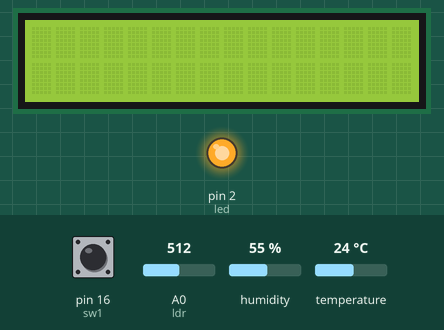
This sketch was run on a simulated Arduino Uno, built with avr-gcc and run on an emulated ATmega328P. On the bench: 16×2 character LCD, output pins drawn as LEDs (lit = HIGH). The inputs (shaded band) are chosen by the test bench; at power-on: pin 16 (sw1) HIGH, A0 (ldr) = 512, humidity 55 %, temperature 24 °C.

Above: at 1.2 s.
1.3 s: pin 16 (sw1) pulled LOW for 0.15 s
At 2.1 s:
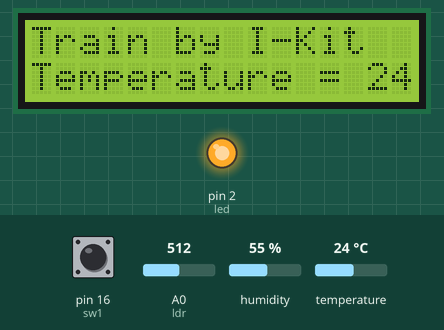
7.4 s: pin 16 (sw1) pulled LOW for 1 s
At 9.9 s:
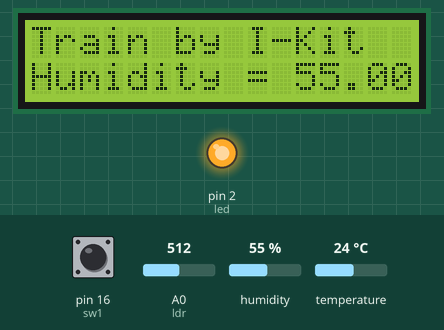
10.3 s: pin 16 (sw1) pulled LOW for 3.2 s
At 11.7 s:
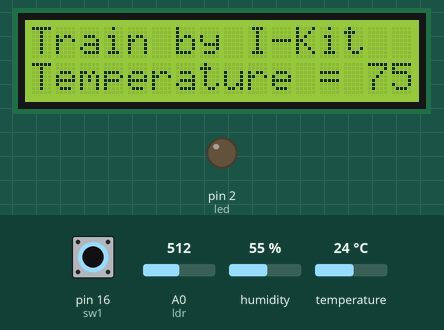
15.2 s: pin 16 (sw1) pulled LOW for 1 s
At 17.4 s:
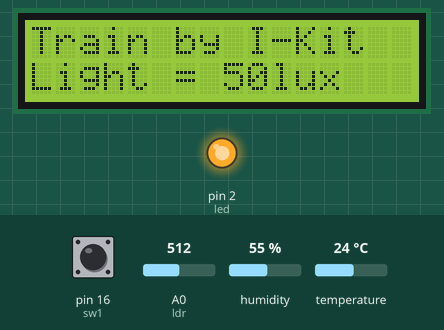
17.9 s: A0 (ldr) set to 359
At 18.5 s:
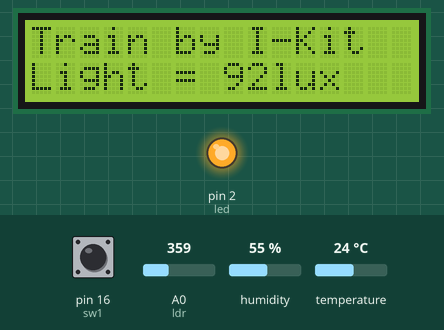
23.9 s: A0 (ldr) set to 335
At 25.6 s:
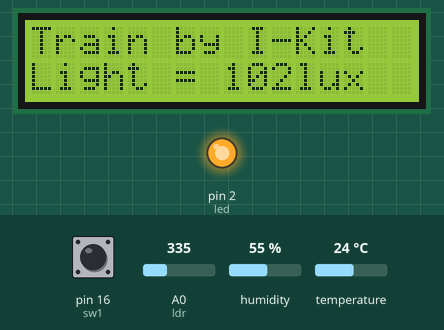
Timing chart, 0 to 26.9 s (numbered marks = the images above; inputs shaded):
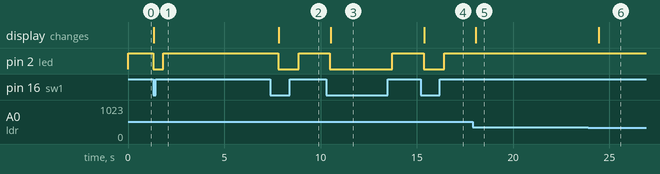

Measured:
- after the input at 1.3 s, pin 2 (led): HIGH → LOW at once, → HIGH 0.54 s later; the display: changes at once (image 1)
- after the input at 7.4 s, pin 2 (led): HIGH → LOW after 0.40 s, → HIGH 1.1 s later; the display: changes after 0.43 s (image 2)
- after the input at 10.3 s, pin 2 (led): HIGH → LOW after 0.18 s, → HIGH 3.3 s later; the display: changes after 0.22 s (image 3)
- after the input at 15.2 s, pin 2 (led): HIGH → LOW after 0.16 s, → HIGH 1.1 s later; the display: changes after 0.19 s (image 4)
- after the input at 17.9 s, the display: changes after 0.15 s (image 5)
- after the input at 23.9 s, the display: changes after 0.55 s (image 6)

The sketch:

esp8266_LCD_tact_dht_ldr.ino
```cpp
#include <Wire.h>

#include <LiquidCrystal_I2C.h>

#include <DHT.h>

#define sw1 16
#define led 2
#define DHTPIN 0
#define DHTTYPE DHT22
#define ldr A0

LiquidCrystal_I2C lcd(0x27, 16, 2);
float ADC_value = 0.0048828125;
DHT dht(DHTPIN, DHTTYPE);
int checksw1;
int i=0;

void setup() {
Serial.begin(9600);
pinMode(sw1 ,INPUT_PULLUP);
pinMode(led,OUTPUT);
dht.begin();
digitalWrite(led, HIGH);
lcd.init();
lcd.backlight();
}

void loop() {

//ใช้DHT
float h = dht.readHumidity();
float t = dht.readTemperature();
float f = dht.readTemperature(true);
//ใช้LDR
float ldr_data = analogRead(ldr);
int lux = int((250.000000/(ADC_value*ldr_data))-50.000000);
bool readsw1 = digitalRead(sw1);
 if ( checksw1 != readsw1 ){
if (readsw1 == 0){
i++;
}
checksw1 = readsw1;
}
else if (i == 1){
lcd.clear();
lcd.setCursor(0, 0);
lcd.print("Train by I-Kit");
lcd.setCursor(0, 1);
lcd.print("Temperature = ");
lcd.print(t);
lcd.println("°C");
delay(500);
}
else if (i == 2){
  lcd.clear();
  lcd.setCursor(0, 0);
lcd.print("Train by I-Kit");
lcd.setCursor(0, 1);
lcd.print("Humidity = ");
lcd.print(h);
lcd.println("%H");
delay(500);
}
else if (i == 3){
  lcd.clear();
  lcd.setCursor(0, 0);
lcd.print("Train by I-Kit");
lcd.setCursor(0, 1);
lcd.print("Temperature = ");
lcd.print(f);
lcd.println("°F");
delay(500);
}
else if (i == 4){
  lcd.clear();
  lcd.setCursor(0, 0);
lcd.print("Train by I-Kit");
lcd.setCursor(0, 1);
lcd.print("Light = ");
lcd.print(lux);
lcd.println("lux");
delay(500);
}
else if (i == 5){
i=1;
}
if (readsw1 == 0){
  digitalWrite(led,LOW);
 }
else if (readsw1 == 1){
  digitalWrite(led,HIGH);
}

}
```
